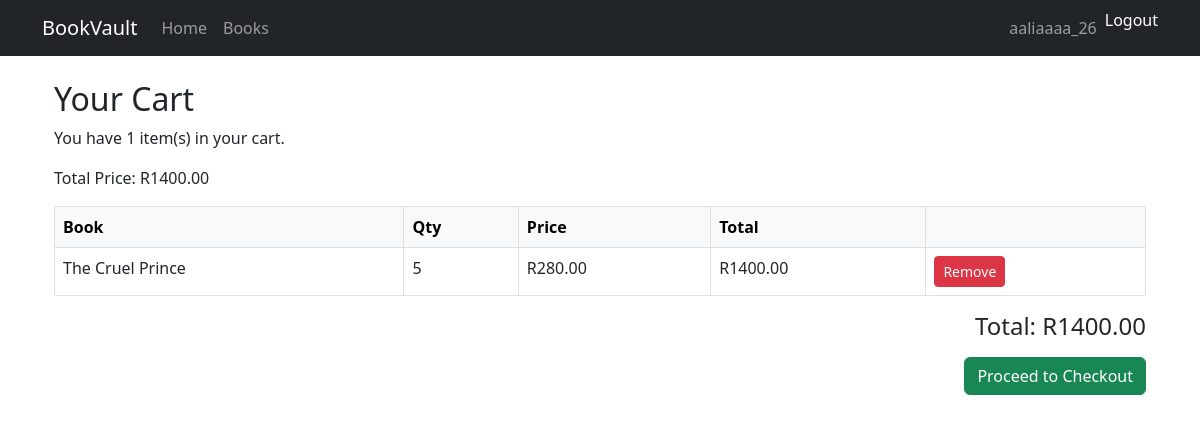
Page /books/cart/ (signed in) on the earlier database version.
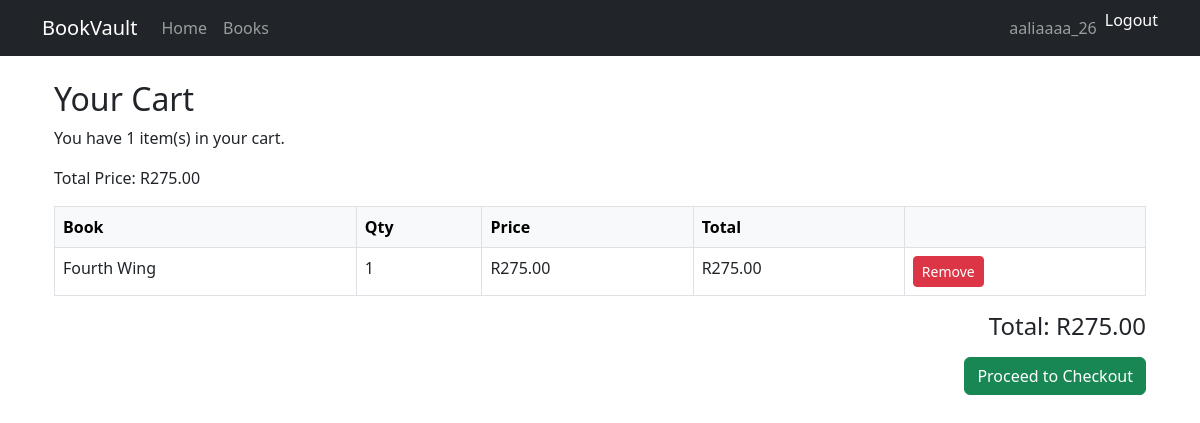
Same page on the later database version.
### books/models.py (models this page shows, shortened)
class Cart(models.Model):
    user = models.OneToOneField(User, on_delete=models.CASCADE, related_name='cart')
    created_at = models.DateTimeField(auto_now_add=True)
    @property
    def total_price(self):
        return sum(item.total_price for item in self.items.all())

class CartItem(models.Model):
    cart = models.ForeignKey(Cart, on_delete=models.CASCADE, related_name='items')
    book = models.ForeignKey(Book, on_delete=models.CASCADE)
    quantity = models.PositiveIntegerField(default=1)
    @property
    def total_price(self):
        return self.book.price * self.quantity

class Book(models.Model):
    title = models.CharField(max_length=200)
    author = models.CharField(max_length=100)
    description = models.TextField()
    price = models.DecimalField(max_digits=6, decimal_places=2)
    cover_image = models.ImageField(upload_to='book_covers/', blank=True, null=True)
    release_date = models.DateField(null=True, blank=True)
    is_popular = models.BooleanField(default=False)
    is_upcoming = models.BooleanField(default=False)

### books/views.py (the view)
# urls.py: path('cart/', views.cart_detail, name='cart_detail'),
@login_required
def cart_detail(request):
    cart, _ = Cart.objects.get_or_create(user=request.user)
    return render(request, 'books/cart_detail.html', {'cart': cart})

### books/templates/books/cart_detail.html (shortened to what this page needs)
{% extends 'base.html' %}
{% load static %}
{% block content %}
<div class="container mt-4">
    <h2>Your Cart</h2>
    {% if cart.items.exists %}
    <p>You have {{ cart.items.count }} item(s) in your cart.</p>
    <p>Total Price: R{{ cart.total_price }}</p>
        <table class="table table-bordered table-hover">
            <thead class="table-light">
                <tr>
                    <th>Book</th>
                    <th>Qty</th>
                    <th>Price</th>
                    <th>Total</th>
                    <th></th>
                </tr>
            </thead>
            <tbody>
                {% for item in cart.items.all %}
                <tr>
                    <td>{{ item.book.title }}</td>
                    <td>{{ item.quantity }}</td>
                    <td>R{{ item.book.price }}</td>
                    <td>R{{ item.total_price }}</td>
                    <td>
                        <form method="post" action="{% url 'books:remove_from_cart' item.id %}" style="display:inline;">
                            <button type="submit" class="btn btn-sm btn-danger">Remove</button>
                        </form>
                    </td>
                </tr>
                {% endfor %}
            </tbody>
        </table>
        <div class="text-end">
            <h4>Total: R{{ cart.total_price }}</h4>
            <a href="#" class="btn btn-success mt-2">Proceed to Checkout</a>
        </div>
    {% else %}
        <p>Your cart is empty.</p>
    {% endif %}
</div>
{% endblock %}

Differences in the rows shown:
removed CartItem: book "The Cruel Prince", quantity "5", book.price "280.00", total_price "1400.00"
computed for Cart: total_price "1400.00" → "275.00"
added CartItem: book "Fourth Wing", quantity "1", book.price "275.00", total_price "275.00"
